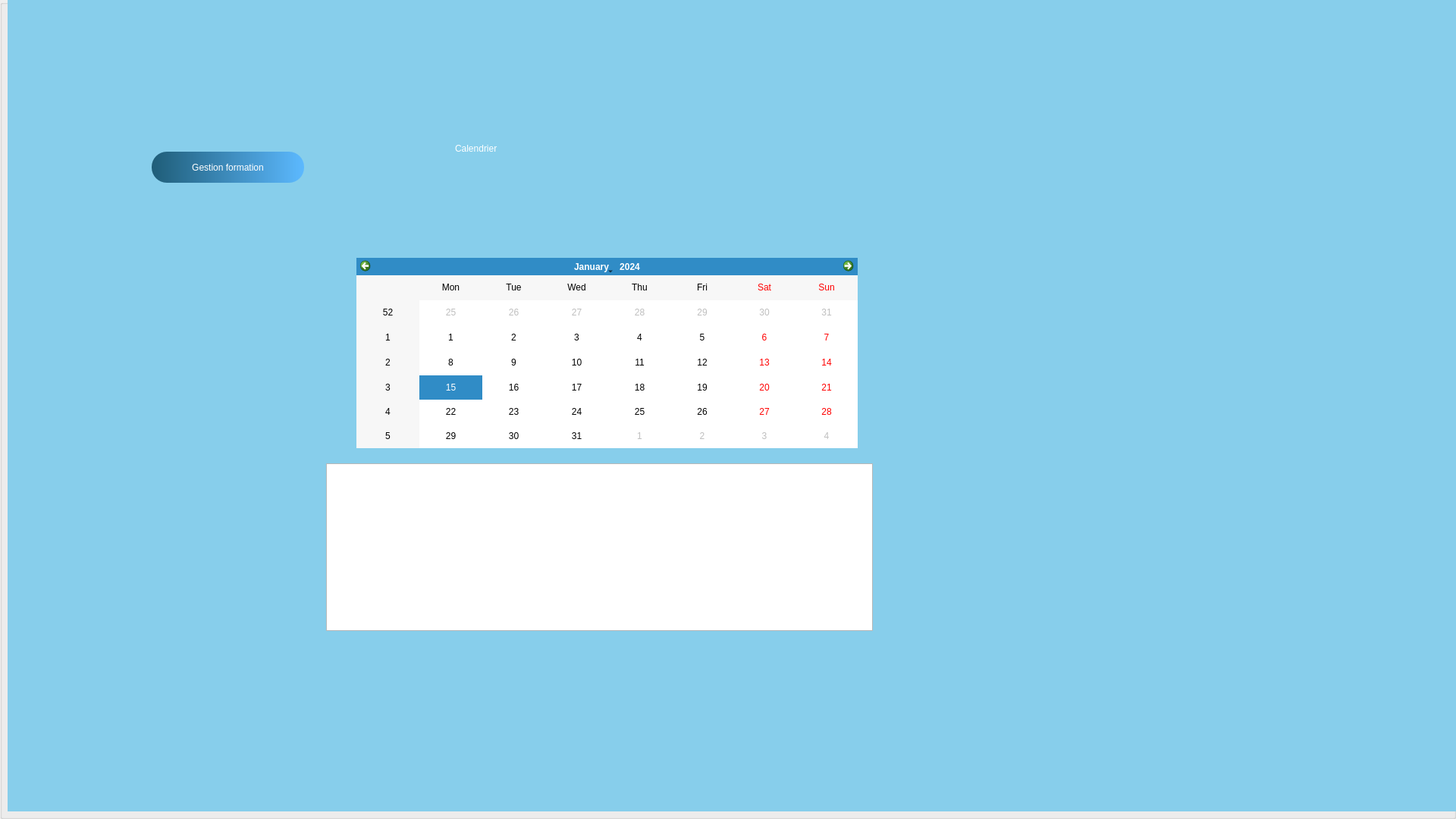
   <widget class="QGroupBox" name="calendrier">
    <property name="geometry">
     <rect>
      <x>0</x>
      <y>0</y>
      <width>1920</width>
      <height>1080</height>
     </rect>
    </property>
    <property name="title">
     <string/>
    </property>
    <widget class="QLabel" name="bg_menu_3">
     <property name="geometry">
      <rect>
       <x>10</x>
       <y>-10</y>
       <width>1920</width>
       <height>1080</height>
      </rect>
     </property>
     <property name="styleSheet">
      <string notr="true">background-color: rgb(135,206,235);</string>
     </property>
     <property name="text">
      <string/>
     </property>
    </widget>
    <widget class="QCalendarWidget" name="calendarWidget">
     <property name="geometry">
      <rect>
       <x>470</x>
       <y>340</y>
       <width>661</width>
       <height>251</height>
      </rect>
     </property>
    </widget>
    <widget class="QTableView" name="tableView_calendrier">
     <property name="geometry">
      <rect>
       <x>430</x>
       <y>611</y>
       <width>721</width>
       <height>221</height>
      </rect>
     </property>
    </widget>
    <widget class="QLabel" name="label_10">
     <property name="geometry">
      <rect>
       <x>600</x>
       <y>160</y>
       <width>491</width>
       <height>71</height>
      </rect>
     </property>
     <property name="styleSheet">
      <string notr="true">color:white;
font: 75 20pt &quot;MS Shell Dlg 2&quot;;</string>
     </property>
     <property name="text">
      <string>Calendrier</string>
     </property>
    </widget>
    <widget class="QPushButton" name="calendrier_to_formateur">
     <property name="geometry">
      <rect>
       <x>200</x>
       <y>200</y>
       <width>201</width>
       <height>41</height>
      </rect>
     </property>
     <property name="styleSheet">
      <string notr="true">QPushButton

{
	background-color: qlineargradient(spread:pad, x1:0, y1:0, x2:1, y2:0, stop:0 rgb(31, 93, 120), stop:1 rgb(92, 185, 255));
border: none;
border-radius: 20px;
font: 11pt &quot;Tw Cen MT&quot;;
color: rgb(255, 255, 255)
}



QPushButton::disabled
{
	
background-color: rgb(9, 55, 76);

}


QPushButton::hover
{
background-color: rgb(9, 55, 76);


}


QPushButton::pressed
{
background-color: rgb(9, 55, 76);


}</string>
     </property>
     <property name="text">
      <string>Gestion formation</string>
     </property>
    </widget>
   </widget>
